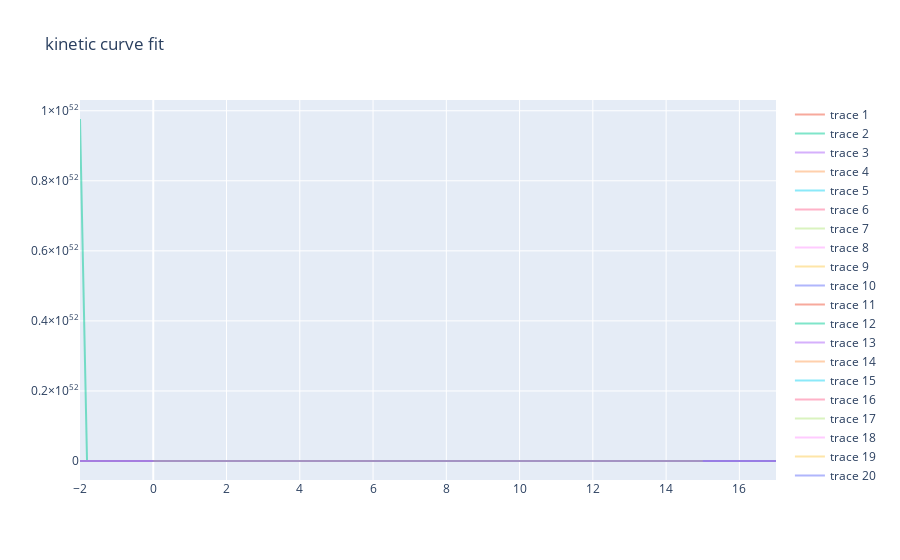

Source (notebook cell):
### Code cell
# and fit curve and the derivation
# and find the maximum of the derivation
# intersect/superimpose all curves

'''    # L is responsible for scaling the output range from [0,1] to [0,L]
    # b
    # k is responsible for scaling the input, which remains in (-inf,inf)
    # x0
def sigmoid (x, L ,x0, k, b):
    y = L / (1 + np.exp(-k*(x-x0)))+b
    return (y)

# ToDo: check if this is the correct derivative
def sigmoid_derivative(x, L ,x0, k, b):
    y = (L*k*np.exp(-k*(x-x0)))/((np.exp(-k*(x-x0))+1)**2)
    return (y)
'''
def neg_growth(x, L, k):
    y = L * (1 - np.exp(k*(-x)))
    return y

def neg_growth_derivative(x, L, k):
    y = L * k * np.exp(k*(-x))
    return y

fig = px.line(title="kinetic curve fit", labels={"x":"time", "y":"conversion"})
for kinetic_curve in kinetic_curves:
    ydata = kinetic_curve["conversion"].values.astype(float)
    xdata = kinetic_curve["time"].values
    p0 = [max(ydata), 1] # this is a mandatory initial guess
    notnan = ~(np.isnan(xdata) | np.isnan(ydata))
    xdata = xdata[notnan]
    ydata = ydata[notnan]

    popt, pcov = curve_fit(neg_growth, xdata, ydata, p0, maxfev=800*10)
    print(popt)

    # plot the fit and data
    extended_xdata = np.linspace(min(xdata)-2, max(xdata)+2, 100)
    y_extended = neg_growth(extended_xdata, *popt)
    notnan_extended = ~(np.isnan(extended_xdata) | np.isnan(y_extended))
    extended_xdata = extended_xdata[notnan_extended]
    y_extended = y_extended[notnan_extended]
#    extended_xdata = np.array(list(range(min(xdata)-2, min(xdata)-1, 1)) + xdata + list(range(max(xdata)+1, max(xdata)+3, 1)))
    fig.add_scatter(x=xdata, y=ydata, mode="lines", opacity=0.5)
    fig.add_scatter(x=extended_xdata, y=neg_growth(extended_xdata, *popt), mode="lines", opacity=0.5)
    # fig.add_scatter(x=extended_xdata, y=neg_growth_derivative(extended_xdata, *popt), mode="lines", opacity=0.5)
    # print(neg_growth(extended_xdata, *popt))
    # break
fig.show()
